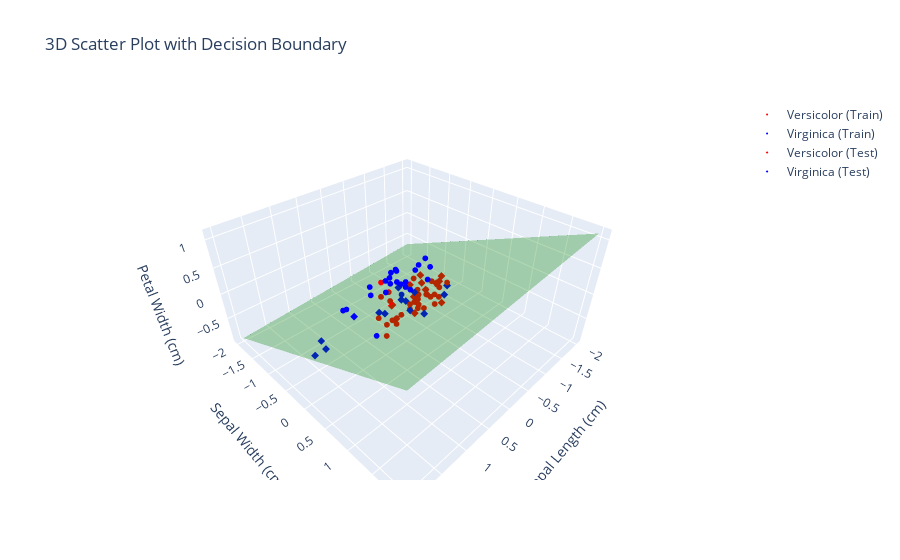

This figure's notebook cell:
### Code cell
# 重みとバイアスを取得
w = np.hstack([classifier.intercept_, classifier.coef_[0]])
print(w)


# 判別面の描画
#x_range = (X[:, 0].min()-1, X[:, 0].max()+1)
##y_range = (X[:, 1].min()-1, X[:, 1].max()+1)
#z_range=(X[:, 2].min()-1, X[:, 2].max()+1)

x_range = (-2,2)
y_range = (-2,2)


fig=draw_boundary_3d(w, x_range, y_range)
fig.show()

### Figure 1 — Plotly figure (JSON) as saved in the notebook; plotly's stock layout.template omitted (floating-point values rounded to 4 significant figures; data arrays with more than 128 entries replaced by an {"elided": "..."} marker saying what was removed)
{"data": [{"marker": {"color": "red", "size": 2}, "mode": "markers", "name": "Versicolor (Train)", "type": "scatter3d", "x": [-0.1283, -0.02833, 0.07167, 0.07167, -0.6283, 0.3717, -0.1283, -0.6283, -0.5283, -0.3283, 0.3717, -0.7283, -0.5283, -0.4283, -0.1283, -0.4283, -0.2283, -0.5283, -0.6283, -0.2283, -0.6283, 0.6717, -0.7283, 0.7717, -0.3283, -0.8283, 0.07167, -1.228, -0.7283, 0.5717, -0.1283, -0.5283, 0.4717, 0.1717, -0.6283, -0.02833], "y": [-0.06, -0.66, -0.36, 0.44, -0.16, 0.04, 0.14, 0.14, 0.14, 0.34, 0.14, -0.46, -0.06, -0.16, 0.04, -0.16, 0.04, 0.04, 0.04, -0.66, -0.36, 0.24, -0.56, 0.34, 0.14, 0.14, -0.56, -0.56, -0.46, -0.06, -0.06, -0.06, 0.24, 0.04, 0.14, 0.04], "z": [-0.3, -0.1, -0.1, 6.661e-16, -0.3, -0.3, -0.2, -0.1, -0.4, 0.2, -0.2, -0.6, -0.3, -0.4, -0.2, -0.6, -0.1, -0.3, -0.3, -0.6, -0.5, -0.1, -0.3, -0.2, -0.1, -0.1, -0.3, -0.6, -0.5, -0.2, -0.4, -0.3, -0.2, -0.3, -0.3, -0.3]}, {"marker": {"color": "blue", "size": 2}, "mode": "markers", "name": "Virginica (Train)", "type": "scatter3d", "x": [0.6717, 0.07167, 1.372, 0.1717, -0.4283, -0.1283, 0.8717, 0.6717, 0.2717, 0.1717, 1.472, 0.2717, 0.4717, 0.07167, -0.3283, 0.07167, 1.172, -0.2283, 0.4717, 0.4717, 0.6717, -0.02833, 0.07167, 0.07167], "y": [0.34, 0.54, 0.14, -0.06, -0.16, -0.26, 0.14, 0.24, 0.34, 0.34, 0.94, 0.14, 0.14, 0.44, 0.14, -0.16, -0.06, -0.66, -0.36, 0.24, 0.24, -0.06, 0.04, -0.06], "z": [0.7, 0.8, 0.5, 0.5, 0.3, -0.2, 0.5, 0.7, 0.4, 0.7, 0.6, 0.4, 0.7, 0.9, 0.2, 0.2, 0.3, -0.1, 0.2, 0.8, 0.5, 0.2, 0.2, -0.1]}, {"marker": {"color": "red", "size": 2, "symbol": "diamond"}, "mode": "markers", "name": "Versicolor (Test)", "type": "scatter3d", "x": [-0.7283, -0.2283, 0.4717, -0.7283, -0.4283, -0.2283, 0.1717, -1.028, -0.5283, -1.128, 0.2717, -1.228, 0.4717, -1.328], "y": [-0.26, 0.54, 0.14, -0.36, -0.26, -0.16, 0.34, -0.16, -0.26, -0.36, -0.06, -0.86, 0.24, -0.46], "z": [-0.4, 6.661e-16, 0.1, -0.3, -0.4, 6.661e-16, -0.1, -0.2, -0.6, -0.5, -0.1, -0.6, -0.1, -0.6]}, {"marker": {"color": "blue", "size": 2, "symbol": "diamond"}, "mode": "markers", "name": "Virginica (Test)", "type": "scatter3d", "x": [1.672, 0.1717, -0.02833, 1.472, 1.472, 0.9717, -0.5283, 0.4717, -1.328, 0.1717, 0.07167, -0.6283, 0.1717, -0.4283, -0.2283, 0.9717, 0.4717, 0.5717, 0.2717, 0.9717, -0.4283, 0.5717, 1.072, 1.472, 0.2717, -0.1283], "y": [-0.26, 0.54, 0.14, -0.36, -0.26, -0.16, 0.34, -0.16, -0.26, -0.36, -0.06, -0.86, 0.24, -0.46], "z": [-0.4, 6.661e-16, 0.1, -0.3, -0.4, 6.661e-16, -0.1, -0.2, -0.6, -0.5, -0.1, -0.6, -0.1, -0.6]}, {"color": "green", "name": "Decision Boundary", "opacity": 0.3, "type": "mesh3d", "x": {"elided": "2500 float values"}, "y": {"elided": "2500 float values"}, "z": {"elided": "2500 float values"}}], "layout": {"scene": {"xaxis": {"title": {"text": "Sepal Length (cm)"}}, "yaxis": {"title": {"text": "Sepal Width (cm)"}}, "zaxis": {"title": {"text": "Petal Width (cm)"}}}, "title": {"text": "3D Scatter Plot with Decision Boundary"}}}
